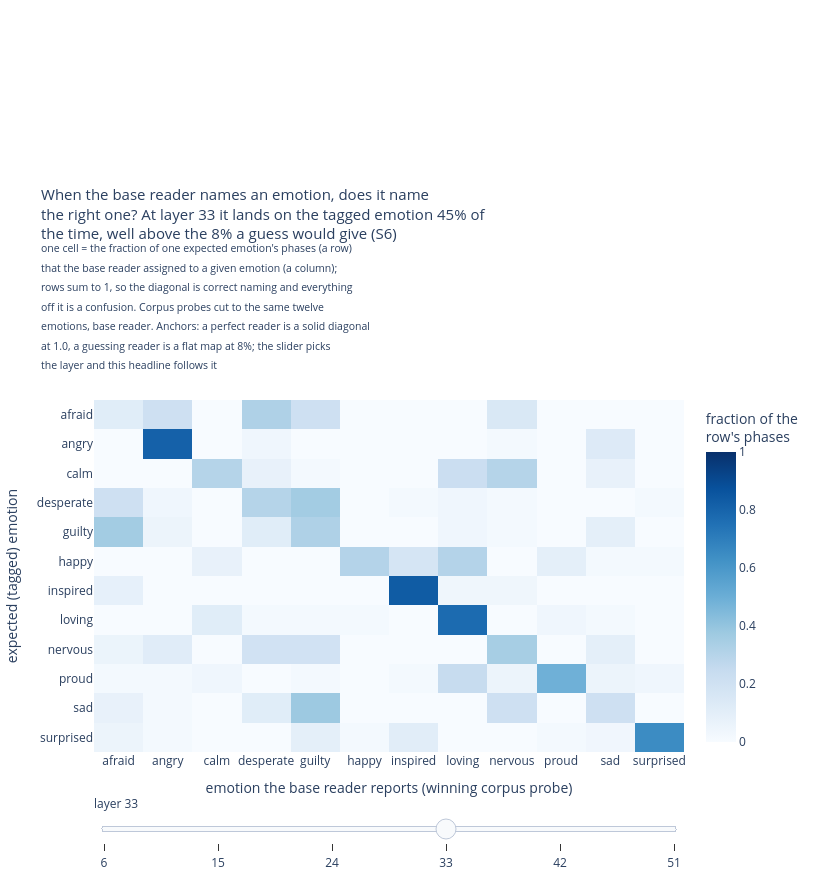

The code cell stored with this chart in its notebook:
### Markdown cell above
## S6. What does the model say the emotion is?

**Question: when the model disagrees with the tag, which emotion does it
report instead, named rather than measured as a distance?**

**Method, plainly.** For each expected (tagged) emotion, the model's "answer"
for a phase is the probe with the highest mean centered cosine over that
phase. Three tables name the top reported emotions with their rates. The first
reads the primary condition with the `selfgen` probes. The second reads the
same condition with the `deepseek` probes, asking whether two probe sources
tell the same story. The third is the BASE reader on the `corpus` probes,
restricted to the same twelve emotions, so all three tables share one emotion
set. A per-family block then shows what each designed family's wrong answers
look like, and a heatmap gives the base reader's full confusion structure.

### Code cell
# this cell prints the named confusion tables at the primary layer, plus the
# base-reader confusion heatmap with a layer slider
fig, S6 = tr.s6_named_confusions(ARMS)
print("\n".join(S6["lines"]))
fig.show()

### Figure 1 — Plotly figure (JSON) as saved in the notebook; plotly's stock layout.template omitted (floating-point values rounded to 4 significant figures; data arrays with more than 128 entries replaced by an {"elided": "..."} marker saying what was removed)
{"data": [{"colorbar": {"title": {"text": "fraction of the<br>row's phases"}}, "colorscale": [[0.0, "rgb(247,251,255)"], [0.125, "rgb(222,235,247)"], [0.25, "rgb(198,219,239)"], [0.375, "rgb(158,202,225)"], [0.5, "rgb(107,174,214)"], [0.625, "rgb(66,146,198)"], [0.75, "rgb(33,113,181)"], [0.875, "rgb(8,81,156)"], [1.0, "rgb(8,48,107)"]], "showscale": true, "type": "heatmap", "visible": false, "x": ["afraid", "angry", "calm", "desperate", "guilty", "happy", "inspired", "loving", "nervous", "proud", "sad", "surprised"], "y": ["afraid", "angry", "calm", "desperate", "guilty", "happy", "inspired", "loving", "nervous", "proud", "sad", "surprised"], "z": {"elided": "12x12 float values"}, "zmax": 1, "zmin": 0}, {"colorbar": {"title": {"text": "fraction of the<br>row's phases"}}, "colorscale": [[0.0, "rgb(247,251,255)"], [0.125, "rgb(222,235,247)"], [0.25, "rgb(198,219,239)"], [0.375, "rgb(158,202,225)"], [0.5, "rgb(107,174,214)"], [0.625, "rgb(66,146,198)"], [0.75, "rgb(33,113,181)"], [0.875, "rgb(8,81,156)"], [1.0, "rgb(8,48,107)"]], "showscale": true, "type": "heatmap", "visible": false, "x": ["afraid", "angry", "calm", "desperate", "guilty", "happy", "inspired", "loving", "nervous", "proud", "sad", "surprised"], "y": ["afraid", "angry", "calm", "desperate", "guilty", "happy", "inspired", "loving", "nervous", "proud", "sad", "surprised"], "z": {"elided": "12x12 float values"}, "zmax": 1, "zmin": 0}, {"colorbar": {"title": {"text": "fraction of the<br>row's phases"}}, "colorscale": [[0.0, "rgb(247,251,255)"], [0.125, "rgb(222,235,247)"], [0.25, "rgb(198,219,239)"], [0.375, "rgb(158,202,225)"], [0.5, "rgb(107,174,214)"], [0.625, "rgb(66,146,198)"], [0.75, "rgb(33,113,181)"], [0.875, "rgb(8,81,156)"], [1.0, "rgb(8,48,107)"]], "showscale": true, "type": "heatmap", "visible": false, "x": ["afraid", "angry", "calm", "desperate", "guilty", "happy", "inspired", "loving", "nervous", "proud", "sad", "surprised"], "y": ["afraid", "angry", "calm", "desperate", "guilty", "happy", "inspired", "loving", "nervous", "proud", "sad", "surprised"], "z": {"elided": "12x12 float values"}, "zmax": 1, "zmin": 0}, {"colorbar": {"title": {"text": "fraction of the<br>row's phases"}}, "colorscale": [[0.0, "rgb(247,251,255)"], [0.125, "rgb(222,235,247)"], [0.25, "rgb(198,219,239)"], [0.375, "rgb(158,202,225)"], [0.5, "rgb(107,174,214)"], [0.625, "rgb(66,146,198)"], [0.75, "rgb(33,113,181)"], [0.875, "rgb(8,81,156)"], [1.0, "rgb(8,48,107)"]], "showscale": true, "type": "heatmap", "visible": true, "x": ["afraid", "angry", "calm", "desperate", "guilty", "happy", "inspired", "loving", "nervous", "proud", "sad", "surprised"], "y": ["afraid", "angry", "calm", "desperate", "guilty", "happy", "inspired", "loving", "nervous", "proud", "sad", "surprised"], "z": {"elided": "12x12 float values"}, "zmax": 1, "zmin": 0}, {"colorbar": {"title": {"text": "fraction of the<br>row's phases"}}, "colorscale": [[0.0, "rgb(247,251,255)"], [0.125, "rgb(222,235,247)"], [0.25, "rgb(198,219,239)"], [0.375, "rgb(158,202,225)"], [0.5, "rgb(107,174,214)"], [0.625, "rgb(66,146,198)"], [0.75, "rgb(33,113,181)"], [0.875, "rgb(8,81,156)"], [1.0, "rgb(8,48,107)"]], "showscale": true, "type": "heatmap", "visible": false, "x": ["afraid", "angry", "calm", "desperate", "guilty", "happy", "inspired", "loving", "nervous", "proud", "sad", "surprised"], "y": ["afraid", "angry", "calm", "desperate", "guilty", "happy", "inspired", "loving", "nervous", "proud", "sad", "surprised"], "z": {"elided": "12x12 float values"}, "zmax": 1, "zmin": 0}, {"colorbar": {"title": {"text": "fraction of the<br>row's phases"}}, "colorscale": [[0.0, "rgb(247,251,255)"], [0.125, "rgb(222,235,247)"], [0.25, "rgb(198,219,239)"], [0.375, "rgb(158,202,225)"], [0.5, "rgb(107,174,214)"], [0.625, "rgb(66,146,198)"], [0.75, "rgb(33,113,181)"], [0.875, "rgb(8,81,156)"], [1.0, "rgb(8,48,107)"]], "showscale": true, "type": "heatmap", "visible": false, "x": ["afraid", "angry", "calm", "desperate", "guilty", "happy", "inspired", "loving", "nervous", "proud", "sad", "surprised"], "y": ["afraid", "angry", "calm", "desperate", "guilty", "happy", "inspired", "loving", "nervous", "proud", "sad", "surprised"], "z": {"elided": "12x12 float values"}, "zmax": 1, "zmin": 0}], "layout": {"height": 880, "margin": {"t": 400}, "sliders": [{"active": 3, "currentvalue": {"prefix": "layer "}, "pad": {"t": 40}, "steps": [{"args": [{"visible": [true, false, false, false, false, false]}, {"title.text": "When the base reader names an emotion, does it name<br>the right one? At layer 6 it lands on the tagged emotion 26% of<br>the time, well above the 8% a guess would give (S6)<br><sup>one cell = the fraction of one expected emotion's phases (a row)</sup><br><sup>that the base reader assigned to a given emotion (a column);</sup><br><sup>rows sum to 1, so the diagonal is correct naming and everything</sup><br><sup>off it is a confusion. Corpus probes cut to the same twelve</sup><br><sup>emotions, base reader. Anchors: a perfect reader is a solid diagonal</sup><br><sup>at 1.0, a guessing reader is a flat map at 8%; the slider picks</sup><br><sup>the layer and this headline follows it</sup>"}], "label": "6", "method": "update"}, {"args": [{"visible": [false, true, false, false, false, false]}, {"title.text": "When the base reader names an emotion, does it name<br>the right one? At layer 15 it lands on the tagged emotion 19% of<br>the time, well above the 8% a guess would give (S6)<br><sup>one cell = the fraction of one expected emotion's phases (a row)</sup><br><sup>that the base reader assigned to a given emotion (a column);</sup><br><sup>rows sum to 1, so the diagonal is correct naming and everything</sup><br><sup>off it is a confusion. Corpus probes cut to the same twelve</sup><br><sup>emotions, base reader. Anchors: a perfect reader is a solid diagonal</sup><br><sup>at 1.0, a guessing reader is a flat map at 8%; the slider picks</sup><br><sup>the layer and this headline follows it</sup>"}], "label": "15", "method": "update"}, {"args": [{"visible": [false, false, true, false, false, false]}, {"title.text": "When the base reader names an emotion, does it name<br>the right one? At layer 24 it lands on the tagged emotion 41% of<br>the time, well above the 8% a guess would give (S6)<br><sup>one cell = the fraction of one expected emotion's phases (a row)</sup><br><sup>that the base reader assigned to a given emotion (a column);</sup><br><sup>rows sum to 1, so the diagonal is correct naming and everything</sup><br><sup>off it is a confusion. Corpus probes cut to the same twelve</sup><br><sup>emotions, base reader. Anchors: a perfect reader is a solid diagonal</sup><br><sup>at 1.0, a guessing reader is a flat map at 8%; the slider picks</sup><br><sup>the layer and this headline follows it</sup>"}], "label": "24", "method": "update"}, {"args": [{"visible": [false, false, false, true, false, false]}, {"title.text": "When the base reader names an emotion, does it name<br>the right one? At layer 33 it lands on the tagged emotion 45% of<br>the time, well above the 8% a guess would give (S6)<br><sup>one cell = the fraction of one expected emotion's phases (a row)</sup><br><sup>that the base reader assigned to a given emotion (a column);</sup><br><sup>rows sum to 1, so the diagonal is correct naming and everything</sup><br><sup>off it is a confusion. Corpus probes cut to the same twelve</sup><br><sup>emotions, base reader. Anchors: a perfect reader is a solid diagonal</sup><br><sup>at 1.0, a guessing reader is a flat map at 8%; the slider picks</sup><br><sup>the layer and this headline follows it</sup>"}], "label": "33", "method": "update"}, {"args": [{"visible": [false, false, false, false, true, false]}, {"title.text": "When the base reader names an emotion, does it name<br>the right one? At layer 42 it lands on the tagged emotion 47% of<br>the time, well above the 8% a guess would give (S6)<br><sup>one cell = the fraction of one expected emotion's phases (a row)</sup><br><sup>that the base reader assigned to a given emotion (a column);</sup><br><sup>rows sum to 1, so the diagonal is correct naming and everything</sup><br><sup>off it is a confusion. Corpus probes cut to the same twelve</sup><br><sup>emotions, base reader. Anchors: a perfect reader is a solid diagonal</sup><br><sup>at 1.0, a guessing reader is a flat map at 8%; the slider picks</sup><br><sup>the layer and this headline follows it</sup>"}], "label": "42", "method": "update"}, {"args": [{"visible": [false, false, false, false, false, true]}, {"title.text": "When the base reader names an emotion, does it name<br>the right one? At layer 51 it lands on the tagged emotion 50% of<br>the time, well above the 8% a guess would give (S6)<br><sup>one cell = the fraction of one expected emotion's phases (a row)</sup><br><sup>that the base reader assigned to a given emotion (a column);</sup><br><sup>rows sum to 1, so the diagonal is correct naming and everything</sup><br><sup>off it is a confusion. Corpus probes cut to the same twelve</sup><br><sup>emotions, base reader. Anchors: a perfect reader is a solid diagonal</sup><br><sup>at 1.0, a guessing reader is a flat map at 8%; the slider picks</sup><br><sup>the layer and this headline follows it</sup>"}], "label": "51", "method": "update"}]}], "title": {"font": {"size": 15}, "text": "When the base reader names an emotion, does it name<br>the right one? At layer 33 it lands on the tagged emotion 45% of<br>the time, well above the 8% a guess would give (S6)<br><sup>one cell = the fraction of one expected emotion's phases (a row)</sup><br><sup>that the base reader assigned to a given emotion (a column);</sup><br><sup>rows sum to 1, so the diagonal is correct naming and everything</sup><br><sup>off it is a confusion. Corpus probes cut to the same twelve</sup><br><sup>emotions, base reader. Anchors: a perfect reader is a solid diagonal</sup><br><sup>at 1.0, a guessing reader is a flat map at 8%; the slider picks</sup><br><sup>the layer and this headline follows it</sup>"}, "width": 820, "xaxis": {"title": {"text": "emotion the base reader reports (winning corpus probe)"}}, "yaxis": {"autorange": "reversed", "title": {"text": "expected (tagged) emotion"}}}}
